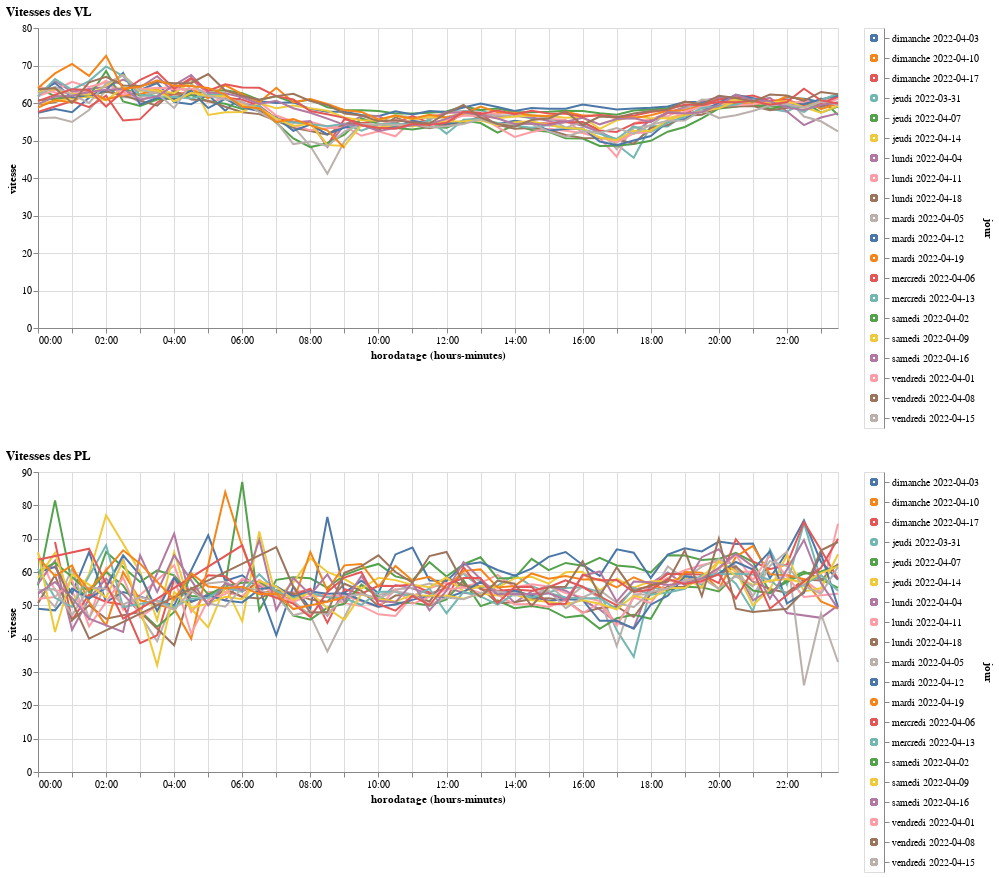

The notebook cell this image was saved under:
### Code cell
alt.vconcat((graphTraficVlVts | legendVl).properties(title='Vitesses des VL'), (graphTraficPlVts | legendPl).properties(title='Vitesses des PL'))

### Figure 1 — Vega-Lite specification as saved in the notebook (floating-point values rounded to 4 significant figures; data arrays with more than 128 entries replaced by an {"elided": "..."} marker saying what was removed)
{"config": {"view": {"continuousWidth": 400, "continuousHeight": 300}}, "vconcat": [{"hconcat": [{"mark": "line", "encoding": {"color": {"condition": {"field": "jour", "legend": null, "type": "nominal", "selection": "selector001"}, "value": "lightgray"}, "x": {"field": "horodatage", "timeUnit": "hoursminutes", "type": "temporal"}, "y": {"field": "vitesse", "type": "quantitative"}}, "width": 800}, {"mark": "point", "encoding": {"color": {"condition": {"field": "jour", "legend": null, "type": "nominal", "selection": "selector001"}, "value": "lightgray"}, "y": {"axis": {"orient": "right"}, "field": "jour", "type": "nominal"}}, "selection": {"selector001": {"type": "multi", "fields": ["jour"]}}}], "data": {"name": "data-e3c81a3300d1eab1e5445bc5802c8a36"}, "title": "Vitesses des VL"}, {"hconcat": [{"mark": "line", "encoding": {"color": {"condition": {"field": "jour", "legend": null, "type": "nominal", "selection": "selector001"}, "value": "lightgray"}, "x": {"field": "horodatage", "timeUnit": "hoursminutes", "type": "temporal"}, "y": {"field": "vitesse", "type": "quantitative"}}, "width": 800}, {"mark": "point", "encoding": {"color": {"condition": {"field": "jour", "legend": null, "type": "nominal", "selection": "selector001"}, "value": "lightgray"}, "y": {"axis": {"orient": "right"}, "field": "jour", "type": "nominal"}}, "selection": {"selector001": {"type": "multi", "fields": ["jour"]}}}], "data": {"name": "data-a4d3ee08744f8f2d5fe98b2b7f0bceb8"}, "title": "Vitesses des PL"}], "$schema": "https://vega.github.io/schema/vega-lite/v4.17.0.json", "datasets": {"data-e3c81a3300d1eab1e5445bc5802c8a36": {"elided": "907 records"}, "data-a4d3ee08744f8f2d5fe98b2b7f0bceb8": {"elided": "860 records"}}}
